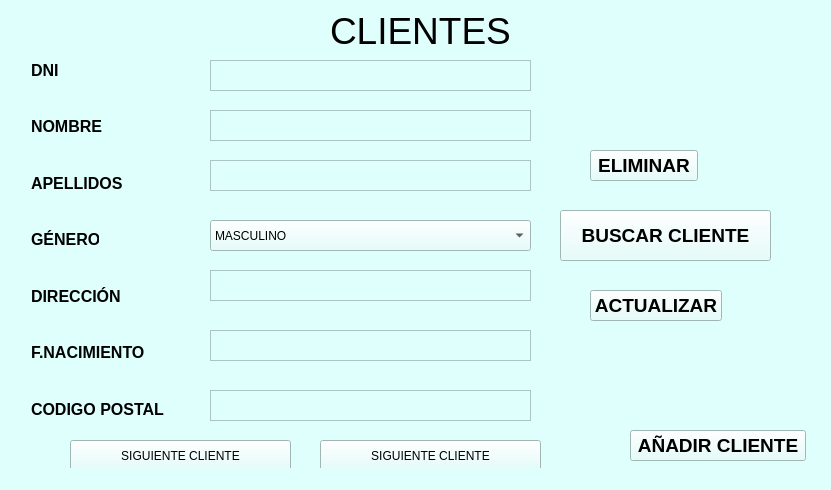
<?xml version="1.0" encoding="UTF-8"?>
<ui version="4.0">
 <class>MainWindow</class>
 <widget class="QMainWindow" name="MainWindow">
  <property name="geometry">
   <rect>
    <x>0</x>
    <y>0</y>
    <width>831</width>
    <height>490</height>
   </rect>
  </property>
  <property name="windowTitle">
   <string>Clientes</string>
  </property>
  <property name="styleSheet">
   <string notr="true">background-color:rgb(222, 255, 252)</string>
  </property>
  <widget class="QWidget" name="centralwidget">
   <widget class="QLabel" name="label">
    <property name="geometry">
     <rect>
      <x>330</x>
      <y>10</y>
      <width>191</width>
      <height>41</height>
     </rect>
    </property>
    <property name="minimumSize">
     <size>
      <width>191</width>
      <height>0</height>
     </size>
    </property>
    <property name="font">
     <font>
      <family>MS Sans Serif</family>
      <pointsize>28</pointsize>
     </font>
    </property>
    <property name="styleSheet">
     <string notr="true">color: rgb(0, 0, 0);</string>
    </property>
    <property name="text">
     <string>CLIENTES</string>
    </property>
   </widget>
   <widget class="QLabel" name="dni">
    <property name="geometry">
     <rect>
      <x>31</x>
      <y>61</y>
      <width>31</width>
      <height>19</height>
     </rect>
    </property>
    <property name="font">
     <font>
      <pointsize>12</pointsize>
      <weight>75</weight>
      <bold>true</bold>
     </font>
    </property>
    <property name="text">
     <string>DNI</string>
    </property>
   </widget>
   <widget class="QLabel" name="nombre">
    <property name="geometry">
     <rect>
      <x>31</x>
      <y>117</y>
      <width>71</width>
      <height>19</height>
     </rect>
    </property>
    <property name="font">
     <font>
      <pointsize>12</pointsize>
      <weight>75</weight>
      <bold>true</bold>
     </font>
    </property>
    <property name="text">
     <string>NOMBRE</string>
    </property>
   </widget>
   <widget class="QLabel" name="apellidos">
    <property name="geometry">
     <rect>
      <x>31</x>
      <y>174</y>
      <width>92</width>
      <height>19</height>
     </rect>
    </property>
    <property name="font">
     <font>
      <pointsize>12</pointsize>
      <weight>75</weight>
      <bold>true</bold>
     </font>
    </property>
    <property name="text">
     <string>APELLIDOS</string>
    </property>
   </widget>
   <widget class="QLabel" name="genero">
    <property name="geometry">
     <rect>
      <x>31</x>
      <y>230</y>
      <width>68</width>
      <height>19</height>
     </rect>
    </property>
    <property name="font">
     <font>
      <pointsize>12</pointsize>
      <weight>75</weight>
      <bold>true</bold>
     </font>
    </property>
    <property name="text">
     <string>GÉNERO</string>
    </property>
   </widget>
   <widget class="QLabel" name="direccion">
    <property name="geometry">
     <rect>
      <x>31</x>
      <y>287</y>
      <width>94</width>
      <height>19</height>
     </rect>
    </property>
    <property name="font">
     <font>
      <pointsize>12</pointsize>
      <weight>75</weight>
      <bold>true</bold>
     </font>
    </property>
    <property name="text">
     <string>DIRECCIÓN</string>
    </property>
   </widget>
   <widget class="QLabel" name="fnacimiento">
    <property name="geometry">
     <rect>
      <x>31</x>
      <y>343</y>
      <width>122</width>
      <height>19</height>
     </rect>
    </property>
    <property name="font">
     <font>
      <pointsize>12</pointsize>
      <weight>75</weight>
      <bold>true</bold>
     </font>
    </property>
    <property name="text">
     <string>F.NACIMIENTO</string>
    </property>
   </widget>
   <widget class="QLabel" name="label_8">
    <property name="geometry">
     <rect>
      <x>31</x>
      <y>400</y>
      <width>136</width>
      <height>19</height>
     </rect>
    </property>
    <property name="font">
     <font>
      <pointsize>12</pointsize>
      <weight>75</weight>
      <bold>true</bold>
     </font>
    </property>
    <property name="text">
     <string>CODIGO POSTAL</string>
    </property>
   </widget>
   <widget class="QComboBox" name="comboBox">
    <property name="geometry">
     <rect>
      <x>210</x>
      <y>220</y>
      <width>321</width>
      <height>31</height>
     </rect>
    </property>
    <item>
     <property name="text">
      <string>MASCULINO</string>
     </property>
    </item>
    <item>
     <property name="text">
      <string>FEMENINO</string>
     </property>
    </item>
   </widget>
   <widget class="QTextEdit" name="textEdit">
    <property name="geometry">
     <rect>
      <x>210</x>
      <y>160</y>
      <width>321</width>
      <height>31</height>
     </rect>
    </property>
   </widget>
   <widget class="QTextEdit" name="textEdit_2">
    <property name="geometry">
     <rect>
      <x>210</x>
      <y>60</y>
      <width>321</width>
      <height>31</height>
     </rect>
    </property>
   </widget>
   <widget class="QTextEdit" name="textEdit_3">
    <property name="geometry">
     <rect>
      <x>210</x>
      <y>110</y>
      <width>321</width>
      <height>31</height>
     </rect>
    </property>
   </widget>
   <widget class="QTextEdit" name="textEdit_4">
    <property name="geometry">
     <rect>
      <x>210</x>
      <y>270</y>
      <width>321</width>
      <height>31</height>
     </rect>
    </property>
   </widget>
   <widget class="QTextEdit" name="textEdit_5">
    <property name="geometry">
     <rect>
      <x>210</x>
      <y>330</y>
      <width>321</width>
      <height>31</height>
     </rect>
    </property>
   </widget>
   <widget class="QTextEdit" name="textEdit_6">
    <property name="geometry">
     <rect>
      <x>210</x>
      <y>390</y>
      <width>321</width>
      <height>31</height>
     </rect>
    </property>
   </widget>
   <widget class="QPushButton" name="pushButton">
    <property name="geometry">
     <rect>
      <x>590</x>
      <y>290</y>
      <width>132</width>
      <height>31</height>
     </rect>
    </property>
    <property name="font">
     <font>
      <pointsize>14</pointsize>
      <weight>75</weight>
      <bold>true</bold>
     </font>
    </property>
    <property name="text">
     <string>ACTUALIZAR</string>
    </property>
   </widget>
   <widget class="QPushButton" name="pushButton_2">
    <property name="geometry">
     <rect>
      <x>630</x>
      <y>430</y>
      <width>176</width>
      <height>31</height>
     </rect>
    </property>
    <property name="font">
     <font>
      <pointsize>14</pointsize>
      <weight>75</weight>
      <bold>true</bold>
     </font>
    </property>
    <property name="text">
     <string>AÑADIR CLIENTE</string>
    </property>
   </widget>
   <widget class="QPushButton" name="pushButton_3">
    <property name="geometry">
     <rect>
      <x>590</x>
      <y>150</y>
      <width>108</width>
      <height>31</height>
     </rect>
    </property>
    <property name="font">
     <font>
      <pointsize>14</pointsize>
      <weight>75</weight>
      <bold>true</bold>
     </font>
    </property>
    <property name="text">
     <string>ELIMINAR</string>
    </property>
   </widget>
   <widget class="QPushButton" name="pushButton_4">
    <property name="geometry">
     <rect>
      <x>560</x>
      <y>210</y>
      <width>211</width>
      <height>51</height>
     </rect>
    </property>
    <property name="font">
     <font>
      <pointsize>14</pointsize>
      <weight>75</weight>
      <bold>true</bold>
     </font>
    </property>
    <property name="text">
     <string>BUSCAR CLIENTE</string>
    </property>
   </widget>
   <widget class="QPushButton" name="pushButton_5">
    <property name="geometry">
     <rect>
      <x>320</x>
      <y>440</y>
      <width>221</width>
      <height>31</height>
     </rect>
    </property>
    <property name="text">
     <string>SIGUIENTE CLIENTE</string>
    </property>
    <property name="icon">
     <iconset>
      <normaloff>../../../../Desktop/DERECHA.png</normaloff>../../../../Desktop/DERECHA.png</iconset>
    </property>
    <property name="iconSize">
     <size>
      <width>60</width>
      <height>60</height>
     </size>
    </property>
   </widget>
   <widget class="QPushButton" name="pushButton_6">
    <property name="geometry">
     <rect>
      <x>70</x>
      <y>440</y>
      <width>221</width>
      <height>31</height>
     </rect>
    </property>
    <property name="text">
     <string>SIGUIENTE CLIENTE</string>
    </property>
    <property name="icon">
     <iconset>
      <normaloff>../../../../Desktop/IZQ.png</normaloff>../../../../Desktop/IZQ.png</iconset>
    </property>
    <property name="iconSize">
     <size>
      <width>60</width>
      <height>60</height>
     </size>
    </property>
   </widget>
  </widget>
  <widget class="QStatusBar" name="statusbar"/>
 </widget>
 <tabstops>
  <tabstop>comboBox</tabstop>
  <tabstop>textEdit_3</tabstop>
  <tabstop>textEdit_2</tabstop>
  <tabstop>textEdit</tabstop>
  <tabstop>textEdit_4</tabstop>
  <tabstop>textEdit_5</tabstop>
 </tabstops>
 <resources/>
 <connections/>
</ui>
